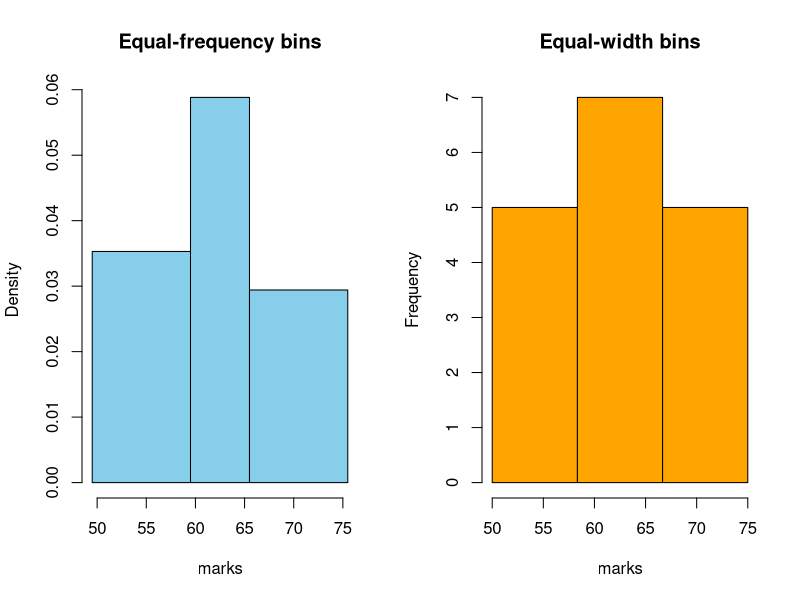

The R source for this figure:
# Day 1 - Q9: Partition marks into 3 bins: equal-frequency and equal-width, plot histograms
marks <- sort(c(55,60,71,63,55,65,50,55,58,59,61,63,65,67,71,72,75))
n <- length(marks); k <- 3
cat("Sorted marks:", marks, "\nn =", n, "\n")

# (a) equal-frequency (equi-depth): same number of values per bin (6,6,5)
size <- ceiling(n / k)
ef <- split(marks, ceiling(seq_along(marks) / size))
cat("\n(a) Equal-frequency partitioning\n")
for (i in seq_along(ef)) cat("  Bin", i, ":", ef[[i]], "\n")

# (b) equal-width: width = (max - min)/k
w <- (max(marks) - min(marks)) / k
br <- min(marks) + w * 0:k
ew <- split(marks, cut(marks, br, include.lowest = TRUE))
cat(sprintf("\n(b) Equal-width partitioning, width = (%d-%d)/%d = %.2f\n", max(marks), min(marks), k, w))
for (i in seq_along(ew)) cat("  Bin", names(ew)[i], ":", ew[[i]], "\n")

png("day1/output/q09_histograms.png", 900, 450)
par(mfrow = c(1, 2))
hist(marks, breaks = c(min(marks) - 0.5, sapply(ef, max)[-length(ef)] + 0.5, max(marks) + 0.5),
     main = "Equal-frequency bins", xlab = "marks", col = "skyblue")
hist(marks, breaks = br, main = "Equal-width bins", xlab = "marks", col = "orange")
invisible(dev.off())
cat("\nHistograms saved: day1/output/q09_histograms.png\n")
